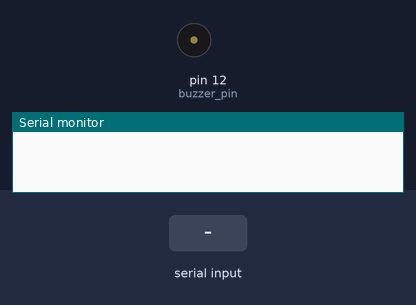
A sketch run on a simulated Arduino Uno, built with avr-gcc and run on an emulated ATmega328P. Parts: buzzer (waves = sounding), the last lines printed to the serial monitor. The test bench sets the inputs (shaded band).

Above: at 1.2 s.
1.3 s: "90,45\n" received over Serial
At 2.1 s:
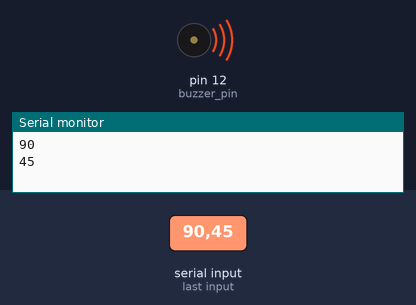
Timing chart, 0 to 4.3 s (numbered marks = the images above; inputs shaded):
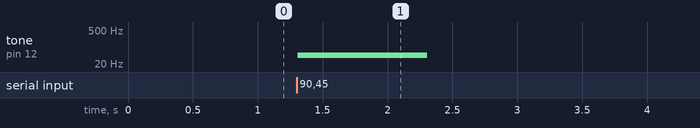

Measured:
- after the input at 1.3 s, tone on pin 12 (buzzer_pin): silent → 45 Hz at once, → silent 1.0 s later

The sketch:

code1.ino.ino
```cpp
int buzzer_pin = 12;

void setup()
{
    pinMode(buzzer_pin, OUTPUT);
    Serial.begin(9600);
}

void loop()
{
    if (Serial.available()>0)
    {
        int i  = Serial.parseInt();
        Serial.println(i, DEC);
        tone(buzzer_pin,i);

    }
}
```
